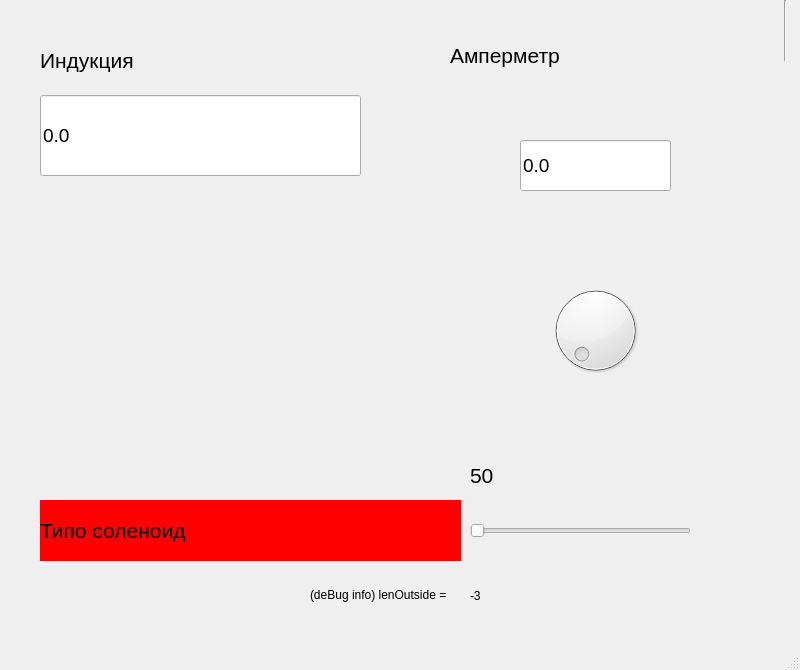
<?xml version="1.0" encoding="UTF-8"?>
<ui version="4.0">
 <class>MainWindow</class>
 <widget class="QMainWindow" name="MainWindow">
  <property name="geometry">
   <rect>
    <x>0</x>
    <y>0</y>
    <width>800</width>
    <height>670</height>
   </rect>
  </property>
  <property name="windowTitle">
   <string>MainWindow</string>
  </property>
  <property name="layoutDirection">
   <enum>Qt::LeftToRight</enum>
  </property>
  <widget class="QWidget" name="centralwidget">
   <widget class="Line" name="line">
    <property name="geometry">
     <rect>
      <x>760</x>
      <y>0</y>
      <width>51</width>
      <height>61</height>
     </rect>
    </property>
    <property name="orientation">
     <enum>Qt::Vertical</enum>
    </property>
   </widget>
   <widget class="QSlider" name="shtok">
    <property name="geometry">
     <rect>
      <x>470</x>
      <y>500</y>
      <width>221</width>
      <height>61</height>
     </rect>
    </property>
    <property name="minimum">
     <number>-3</number>
    </property>
    <property name="maximum">
     <number>47</number>
    </property>
    <property name="value">
     <number>-3</number>
    </property>
    <property name="orientation">
     <enum>Qt::Horizontal</enum>
    </property>
   </widget>
   <widget class="QLineEdit" name="mainOut">
    <property name="geometry">
     <rect>
      <x>40</x>
      <y>95</y>
      <width>321</width>
      <height>81</height>
     </rect>
    </property>
    <property name="font">
     <font>
      <pointsize>14</pointsize>
     </font>
    </property>
    <property name="text">
     <string>0.0</string>
    </property>
   </widget>
   <widget class="QDial" name="amperDial">
    <property name="geometry">
     <rect>
      <x>520</x>
      <y>280</y>
      <width>151</width>
      <height>101</height>
     </rect>
    </property>
    <property name="maximum">
     <number>10</number>
    </property>
    <property name="singleStep">
     <number>1</number>
    </property>
   </widget>
   <widget class="QLabel" name="label_13">
    <property name="geometry">
     <rect>
      <x>440</x>
      <y>90</y>
      <width>311</width>
      <height>291</height>
     </rect>
    </property>
    <property name="text">
     <string/>
    </property>
    <property name="pixmap">
     <pixmap>images/ampermeter.jpg</pixmap>
    </property>
    <property name="scaledContents">
     <bool>true</bool>
    </property>
   </widget>
   <widget class="QLabel" name="label">
    <property name="geometry">
     <rect>
      <x>450</x>
      <y>35</y>
      <width>181</width>
      <height>41</height>
     </rect>
    </property>
    <property name="font">
     <font>
      <pointsize>16</pointsize>
     </font>
    </property>
    <property name="text">
     <string>Амперметр</string>
    </property>
   </widget>
   <widget class="QLabel" name="label_2">
    <property name="geometry">
     <rect>
      <x>40</x>
      <y>40</y>
      <width>241</width>
      <height>41</height>
     </rect>
    </property>
    <property name="font">
     <font>
      <pointsize>16</pointsize>
     </font>
    </property>
    <property name="text">
     <string>Индукция</string>
    </property>
   </widget>
   <widget class="QLineEdit" name="amperOut">
    <property name="geometry">
     <rect>
      <x>520</x>
      <y>140</y>
      <width>151</width>
      <height>51</height>
     </rect>
    </property>
    <property name="font">
     <font>
      <pointsize>14</pointsize>
     </font>
    </property>
    <property name="layoutDirection">
     <enum>Qt::LeftToRight</enum>
    </property>
    <property name="text">
     <string>0.0</string>
    </property>
   </widget>
   <widget class="QLabel" name="label_3">
    <property name="geometry">
     <rect>
      <x>40</x>
      <y>500</y>
      <width>421</width>
      <height>61</height>
     </rect>
    </property>
    <property name="font">
     <font>
      <pointsize>16</pointsize>
     </font>
    </property>
    <property name="styleSheet">
     <string notr="true">background: red</string>
    </property>
    <property name="text">
     <string>Типо соленоид</string>
    </property>
   </widget>
   <widget class="QLabel" name="shtokValue">
    <property name="geometry">
     <rect>
      <x>470</x>
      <y>460</y>
      <width>41</width>
      <height>31</height>
     </rect>
    </property>
    <property name="font">
     <font>
      <pointsize>16</pointsize>
     </font>
    </property>
    <property name="text">
     <string>50</string>
    </property>
   </widget>
   <widget class="QLabel" name="shtokRealValue">
    <property name="geometry">
     <rect>
      <x>470</x>
      <y>580</y>
      <width>41</width>
      <height>31</height>
     </rect>
    </property>
    <property name="font">
     <font>
      <pointsize>9</pointsize>
     </font>
    </property>
    <property name="text">
     <string>-3</string>
    </property>
   </widget>
   <widget class="QLabel" name="info">
    <property name="geometry">
     <rect>
      <x>310</x>
      <y>579</y>
      <width>151</width>
      <height>31</height>
     </rect>
    </property>
    <property name="text">
     <string>(deBug info) lenOutside = </string>
    </property>
   </widget>
   <zorder>label_13</zorder>
   <zorder>line</zorder>
   <zorder>shtok</zorder>
   <zorder>mainOut</zorder>
   <zorder>amperDial</zorder>
   <zorder>label</zorder>
   <zorder>label_2</zorder>
   <zorder>amperOut</zorder>
   <zorder>label_3</zorder>
   <zorder>shtokValue</zorder>
   <zorder>shtokRealValue</zorder>
   <zorder>info</zorder>
  </widget>
  <widget class="QMenuBar" name="menubar">
   <property name="geometry">
    <rect>
     <x>0</x>
     <y>0</y>
     <width>800</width>
     <height>26</height>
    </rect>
   </property>
  </widget>
  <widget class="QStatusBar" name="statusbar"/>
 </widget>
 <resources/>
 <connections/>
</ui>
